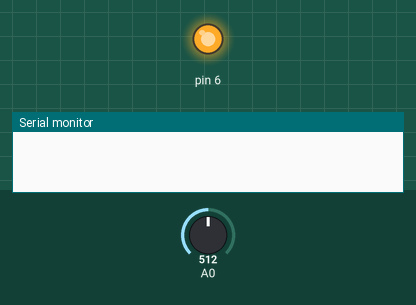
The sketch below on a simulated Arduino Uno, built with avr-gcc and run on an emulated ATmega328P. Shown: output pins drawn as LEDs (lit = HIGH), the last lines printed to the serial monitor. The inputs (shaded band) are chosen by the test bench; at power-on: A0 = 512.

Above: at 0.1 s.
At 1.1 s:
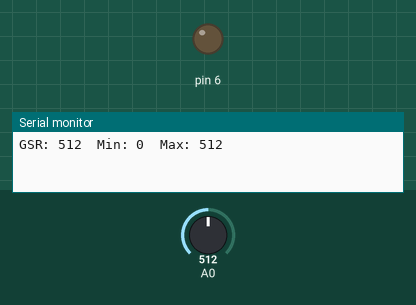
Timing chart, 0 to 2.6 s (numbered marks = the images above):
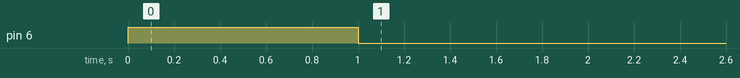

The sketch:

GSRduino_test.ino
```cpp
int minGSR = 0;
int maxGSR = 0;
int GSR = 0;


void setup(){
  Serial.begin(57600);

  pinMode(6, OUTPUT);
  digitalWrite(6, HIGH);
  delay(1000);
  digitalWrite(6, LOW);
}

void loop(){

  GSR = analogRead(0);
  if(GSR > maxGSR){
    maxGSR = GSR;
  }
  if(GSR < minGSR){
    minGSR = GSR;
  }

  Serial.print("GSR: ");
  Serial.print(GSR);
  Serial.print("  Min: ");
  Serial.print(minGSR);
  Serial.print("  Max: ");
  Serial.println(maxGSR);

//  analogWrite(12, GSR/4);
//  analogWrite(6, 100);

  delay(1000);
}
```
